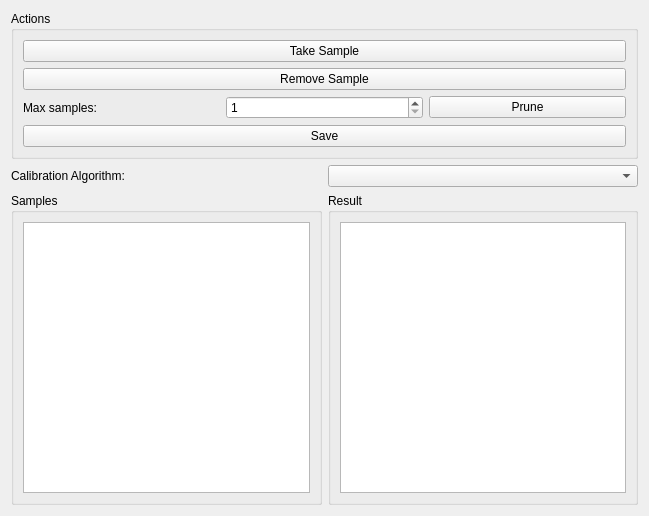
<?xml version="1.0" encoding="UTF-8"?>
<ui version="4.0">
 <class>Form</class>
 <widget class="QWidget" name="Form">
  <property name="geometry">
   <rect>
    <x>0</x>
    <y>0</y>
    <width>649</width>
    <height>516</height>
   </rect>
  </property>
  <property name="windowTitle">
   <string>Form</string>
  </property>
  <layout class="QVBoxLayout" name="verticalLayout">
   <item>
    <layout class="QHBoxLayout" name="horizontalLayout_infoAndActions">
     <item>
      <widget class="QGroupBox" name="groupBox_3">
       <property name="title">
        <string>Actions</string>
       </property>
       <layout class="QVBoxLayout" name="verticalLayout_2">
        <item>
         <widget class="QPushButton" name="takeButton">
          <property name="text">
           <string>Take Sample</string>
          </property>
         </widget>
        </item>
        <item>
         <widget class="QPushButton" name="removeButton">
          <property name="text">
           <string>Remove Sample</string>
          </property>
         </widget>
        </item>
        <item>
         <layout class="QHBoxLayout" name="horizontalLayout_prune">
          <item>
           <widget class="QLabel" name="pruneLabel">
            <property name="text">
             <string>Max samples:</string>
            </property>
           </widget>
          </item>
          <item>
           <widget class="QSpinBox" name="pruneSpinBox">
            <property name="minimum">
             <number>1</number>
            </property>
            <property name="maximum">
             <number>999</number>
            </property>
            <property name="value">
             <number>1</number>
            </property>
           </widget>
          </item>
          <item>
           <widget class="QPushButton" name="pruneButton">
            <property name="text">
             <string>Prune</string>
            </property>
           </widget>
          </item>
         </layout>
        </item>
        <item>
         <widget class="QPushButton" name="saveButton">
          <property name="text">
           <string>Save</string>
          </property>
         </widget>
        </item>
       </layout>
      </widget>
     </item>
    </layout>
   </item>
   <item>
    <layout class="QHBoxLayout" name="horizontalLayout_2">
     <item>
      <widget class="QLabel" name="label">
       <property name="text">
        <string>Calibration Algorithm:</string>
       </property>
      </widget>
     </item>
     <item>
      <widget class="QComboBox" name="calibAlgorithmComboBox"/>
     </item>
    </layout>
   </item>
   <item>
    <layout class="QHBoxLayout" name="horizontalLayout">
     <item>
      <widget class="QGroupBox" name="groupBox">
       <property name="title">
        <string>Samples</string>
       </property>
       <layout class="QHBoxLayout" name="horizontalLayout_3">
        <item>
         <widget class="QListWidget" name="sampleListWidget"/>
        </item>
       </layout>
      </widget>
     </item>
     <item>
      <widget class="QGroupBox" name="groupBox_2">
       <property name="title">
        <string>Result</string>
       </property>
       <layout class="QHBoxLayout" name="horizontalLayout_4">
        <item>
         <widget class="QPlainTextEdit" name="outputBox"/>
        </item>
       </layout>
      </widget>
     </item>
    </layout>
   </item>
  </layout>
 </widget>
 <resources/>
 <connections/>
</ui>
